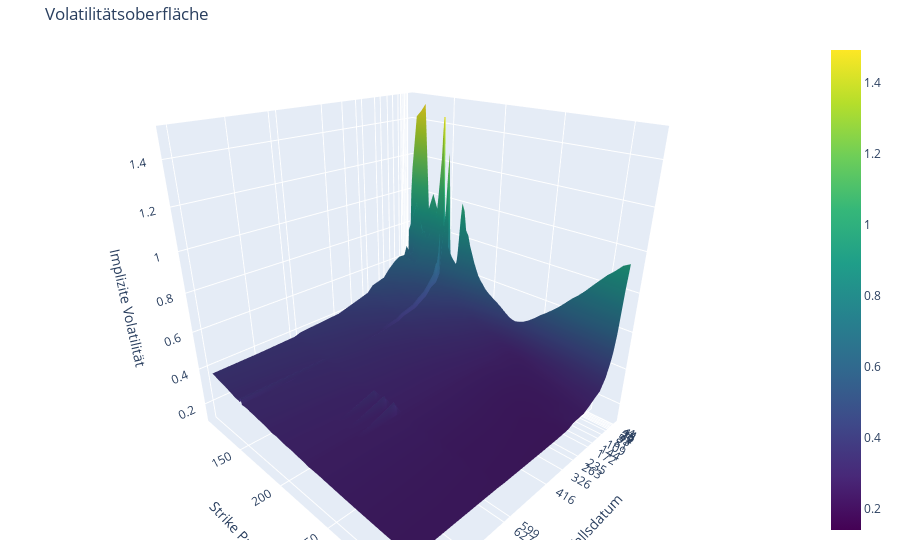

Notebook code cell kept with this figure:
### Code cell
# Achsenwerte
expiration_dates_str = volatility_surface_calls.index.to_list()
strike_prices = volatility_surface_calls.columns.to_list()
volatility_values = volatility_surface_calls.values
# *** Verbesserungen für Ausrichtung und Darstellung ***

# X-Achse: Strike Preise (wie in der ersten Grafik)
x_axis_values = strike_prices
x_axis_title = 'Strike Preis'

# Y-Achse: Verfallsdaten (wie in der ersten Grafik, von "vorne" nach "hinten")
y_axis_values = expiration_dates_str
y_axis_title = 'Verfallsdatum'

# Z-Achse: Implizite Volatilität (Höhe)
z_axis_values = volatility_values
z_axis_title = 'Implizite Volatilität'


# 3. Plotly Surface Plot erstellen (angepasst)
fig = go.Figure(data=[go.Surface(z=z_axis_values,
                                    x=x_axis_values,  # Strike Preise auf X-Achse
                                    y=y_axis_values,  # Verfallsdaten auf Y-Achse
                                    colorscale='Viridis')])

# 4. Layout anpassen (verbessert für Ähnlichkeit zur ersten Grafik)
fig.update_layout(
    title='Volatilitätsoberfläche',
    scene=dict(
        xaxis_title=x_axis_title,
        yaxis_title=y_axis_title,
        zaxis_title=z_axis_title,
        xaxis=dict(tickformat=".0f"), # Keine Dezimalstellen bei Strike-Preisen
        yaxis=dict(
            tickvals=y_axis_values, # Explizite Tick-Werte für Verfallsdaten
            autorange='reversed' # Verfallsdaten von vorne nach hinten (früheste zuerst)
        ),
        camera=dict(                                 # Kameraperspektive anpassen
            eye=dict(x=1.2, y=-1.2, z=0.8)         # Position der Kamera (x, y, z Koordinaten)
        )
    ),
    margin=dict(l=20, r=20, b=20, t=40)
)

fig.show()

### Figure 1 — Plotly figure (JSON) as saved in the notebook; plotly's stock layout.template omitted (floating-point values rounded to 4 significant figures; data arrays with more than 128 entries replaced by an {"elided": "..."} marker saying what was removed)
{"data": [{"colorscale": [[0, "#440154"], [0.1111, "#482878"], [0.2222, "#3e4989"], [0.3333, "#31688e"], [0.4444, "#26828e"], [0.5556, "#1f9e89"], [0.6667, "#35b779"], [0.7778, "#6ece58"], [0.8889, "#b5de2b"], [1, "#fde725"]], "type": "surface", "x": [110, 115, 120, 125, 130, 135, 140, 145, 146, 147, 148, 149, 150, 152.5, 155, 157.5, 160, 162.5, 165, 167.5, 170, 172.5, 175, 177.5, 180, 182.5, 185, 187.5, 190, 192.5, 195, 197.5, 200, 202.5, 205, 207.5, 210, 212.5, 215, 217.5, 220, 222.5, 225, 227.5, 230, 235, 240, 245, 250, 255, 260, 265, 270, 275, 280, 285, 290, 295, 300, 305, 310, 315], "y": [4, 11, 18, 25, 32, 39, 53, 81, 109, 144, 172, 235, 263, 326, 416, 599, 627, 780, 963], "z": {"elided": "19x62 float values"}}], "layout": {"margin": {"b": 20, "l": 20, "r": 20, "t": 40}, "scene": {"camera": {"eye": {"x": 1.2, "y": -1.2, "z": 0.8}}, "xaxis": {"tickformat": ".0f", "title": {"text": "Strike Preis"}}, "yaxis": {"autorange": "reversed", "tickvals": [4, 11, 18, 25, 32, 39, 53, 81, 109, 144, 172, 235, 263, 326, 416, 599, 627, 780, 963], "title": {"text": "Verfallsdatum"}}, "zaxis": {"title": {"text": "Implizite Volatilität"}}}, "title": {"text": "Volatilitätsoberfläche"}}}
